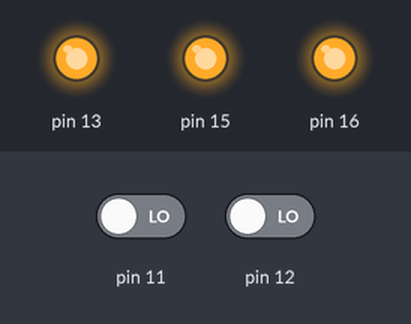
Recording of a program running on a simulated Raspberry Pi (header pin numbers). Parts: output pins drawn as LEDs (lit = HIGH). Dashed ring = blinking. Inputs (shaded band) come from the test bench; at power-on: pin 11 LOW, pin 12 LOW.

Above: at 1.2 s.
1.3 s: pin 11 driven HIGH
At 1.4 s:
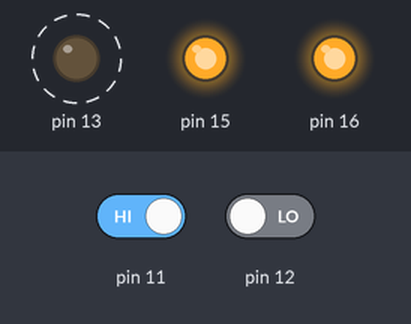
At 1.8 s:
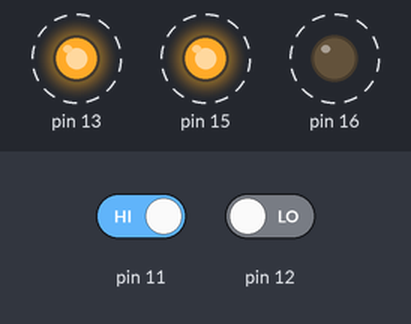
4.3 s: pin 12 driven HIGH
7.3 s: pin 12 driven LOW
10.3 s: pin 11 driven LOW
At 11.6 s:
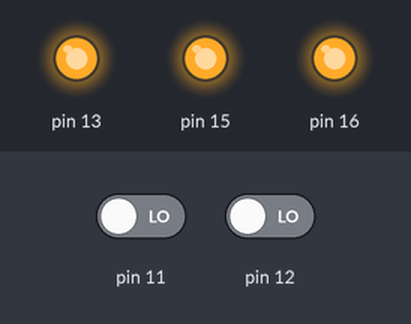
Timing chart, 0 to 12.8 s (numbered marks = the images above; inputs shaded):
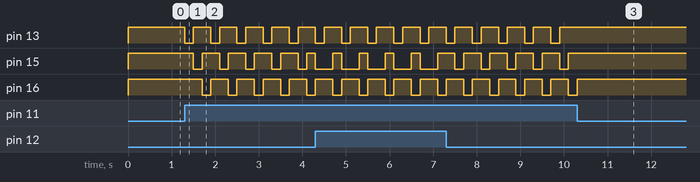

The program:

led-gpio.py
```python
from time import sleep
import RPi.GPIO as GPIO
GPIO.setmode(GPIO.BOARD)
GPIO.setup(13, GPIO.OUT)
GPIO.setup(11, GPIO.IN)
GPIO.setup(15, GPIO.OUT)
GPIO.setup(12, GPIO.IN)
GPIO.setup(16, GPIO.OUT)
while 1:
	if GPIO.input(11):
		GPIO.output(13, False)
		sleep(0.2)
		GPIO.output(13, True)
		GPIO.output(15, False)
		sleep(0.2)
		GPIO.output(15, True)
		GPIO.output(16, False)
		sleep(0.2)
		GPIO.output(16, True)
	else:
		GPIO.output(13, True)
		GPIO.output(15, True)
		GPIO.output(16, True)

	if GPIO.input(12):
		GPIO.output(15, False)
	else:
		GPIO.output(15, True)
```

Measured:
- after the input at 1.3 s, pin 13: alternates HIGH for 0.40 s and LOW for 0.20 s, starting at once; pin 15: alternates HIGH for 0.40 s and LOW for 0.20 s, starting after 0.20 s; pin 16: alternates HIGH for 0.40 s and LOW for 0.20 s, starting after 0.40 s
- after the input at 10.3 s, pin 13, pin 15: stops changing and stays HIGH; pin 16: goes on until 10.3 s, then stays HIGH
